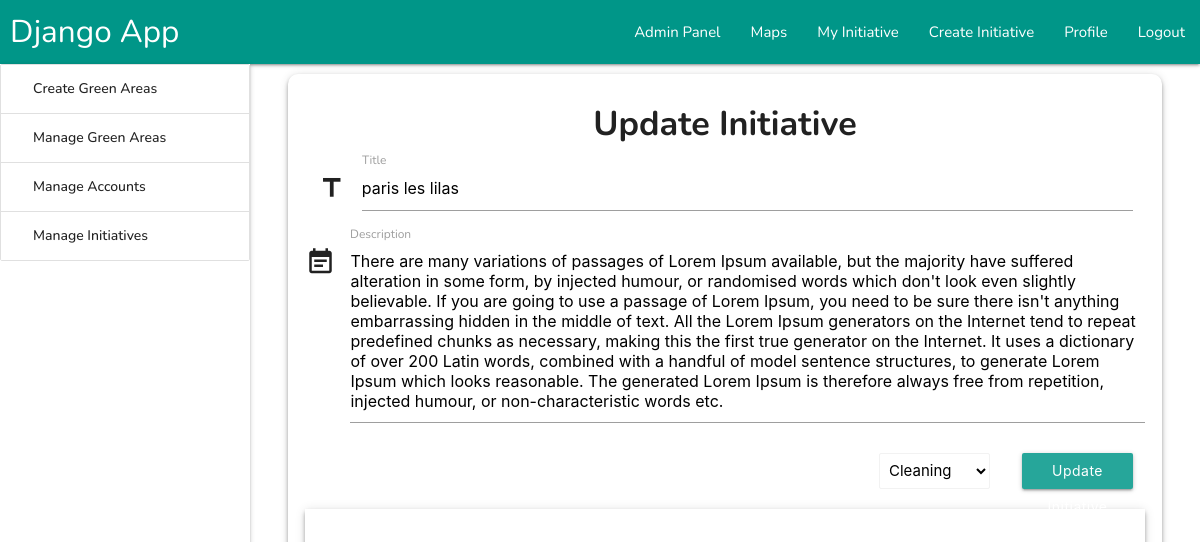
The page /admin_panel/manage_green_areas/update_green_area/34 (signed in) on the database its author committed.
### root/models.py (models this page shows, shortened)
class Initiative_Table(models.Model):
    title           = models.CharField(max_length=10000,blank=True,default='')
    description     = models.TextField(max_length=1000000,blank=True,default='')
    place_name      = models.CharField(max_length=1000000,blank=True,default='')
    longitude       = models.CharField(max_length=10000,blank=True,default='')
    latitude        = models.CharField(max_length=10000,blank=True,default='')
    event_date      = models.CharField(max_length=10000,blank=True,default='',null=True)
    date_object     = models.DateField(blank=True,null=True)
    category        = models.ForeignKey(Initiative_Category,on_delete=models.CASCADE,related_name="Category",default=None)
    is_green_area   = models.BooleanField(default=False,blank=True)
    owner           = models.ForeignKey(User,on_delete=models.CASCADE,related_name="owner",default=None)
    enrolled        = models.ManyToManyField(User, related_name="enrolled",blank=True)
    particiapnt_badges= models.ManyToManyField(Badges_Container,default=None)

class Initiative_Category(models.Model):
    category        = models.CharField(max_length=10000,blank=True,default='')
    def __str__(self):
        return self.category

### Admin_Panel/views.py (the view, shortened to what this page needs)
# urls.py: path('manage_green_areas/update_green_area/<str:id>', update_green_area, name='update_green_area'),
@csrf_exempt
def update_green_area(request,id):
    initative = Initiative_Table.objects.get(id=id)
    categories = Initiative_Category.objects.all()
    categories = [x for x in categories if x!=initative.category]
    return render(request,'admin_panel/update_green_area.html', {
        "page_title":"Update Initiative",
        'initiative':initative,
        "categories":categories
    })

### Templates/admin_panel/update_green_area.html (shortened to what this page needs)
{% extends 'partials/dashboards/admin_engine.html' %}
{% block 'engine'%}
<div class="z-depth-2" style="margin:1% 4%;border-radius: 10px">
<center style="padding-top: 1%;"><h4><b>Update Initiative</b></h4></center>
<form action="" style="padding:1% 2%" id="form">
  <div class="row">
      <div class="input-field col s12 m12 l12">
    <i class="material-icons prefix">title</i>
    <input id="title" name="title" type="text" required value="{{initiative.title}}" >
    <label for="title">Title</label>
  </div>
  </div>
  <div class="input-field ">
    <i class="material-icons prefix">event_note</i>
    <textarea id="description" name="description" class="materialize-textarea" required>{{initiative.description}}</textarea>
    <label for="description">Description</label>
  </div>
  <div class="row">
    <div class="input-field col s12 m12 l8">
    </div>
    <div class="input-field col s12 m6 l2">
      <center>
        <select name="category" class="browser-default" style="width: 95%;" id="select_category" required>
          <option value="{{initiative.category}}" selected>{{initiative.category}}</option>
        </select>
      </center>
    </div>
    <div class="input-field col s12 m6 l2">
      <center>
        <button type="submit" class="btn right" style="width: 95%;">Update Initiative</button>
      </center>
    </div>
  </div>
  <div id="map" class="z-depth-2"></div>
</form>
</div>
{% endblock 'engine' %}

### Static/css/general_fixing.css (style rules this page uses)
:root { --geocoder_input_height: 36px !important; }

### Templates/base.html (style rules this page uses)
html { height: 100% !important; }
body { font-family: 'Nunito', sans-serif; text-align: justify; height: 100% !important; }
.btn { text-transform: none !important; }
html, body { height: 100% !important; }

### Templates/admin_panel/update_green_area.html (style rules this page uses)
#select_category { height: 36px !important; }
#map { width: 100%;height:600px }
.row .col { margin: 0px !important; }

### rows shown on the page
Initiative_Table: title "paris les lilas", description "There are many variations of passages of Lorem Ipsum available, but the majority have suffered alteration in some form, by injected humour, or randomised words which don't look even slightly believable. If you are going to use a passage of Lorem Ipsum, you need to be sure there isn't anything embarrassing hidden in the middle of text. All the Lorem Ipsum generators on the Internet tend to repeat predefined chunks as necessary, making this the first true generator on the Internet. It uses a dictionary of over 200 Latin words, combined with a handful of model sentence structures, to generate Lorem Ipsum which looks reasonable. The generated Lorem Ipsum is therefore always free from…", category "Cleaning"
